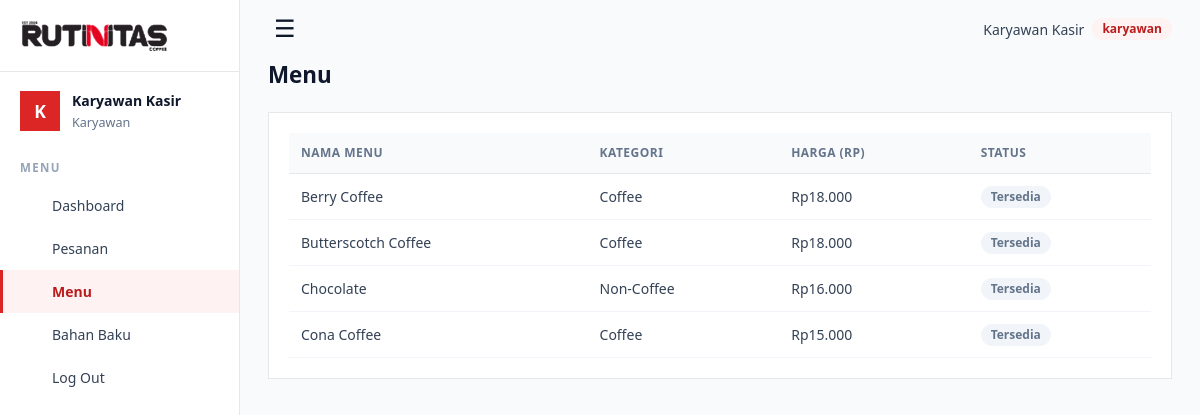
Page /index.php?url=menu (signed in) on the committed database.
### tables this page shows
CREATE TABLE menu (
    id_menu             INT AUTO_INCREMENT PRIMARY KEY,
    nama_menu           VARCHAR(50) NOT NULL,
    kategori            VARCHAR(30) NOT NULL,
    harga               DECIMAL(10,2) NOT NULL CHECK (harga >= 0),
    status_ketersediaan ENUM('Tersedia','Kosong') NOT NULL DEFAULT 'Tersedia'
);

### app/core/Controller.php (called while the page is built, shortened)
<?php
abstract class Controller
{
    protected function view(string $file, array $data = []): void
    {
        (static function (): void { require ROOT . '/app/views/layout/header.php'; })();
        (static function () use ($file, $data): void {
            extract($data, EXTR_SKIP);
            require ROOT . "/app/views/$file.php";
        })();
        (static function (): void { require ROOT . '/app/views/layout/footer.php'; })();
    }
}

### app/core/CrudController.php (called while the page is built, shortened)
<?php
abstract class CrudController extends Controller
{
    protected string $slug;
    protected string $title;
    protected array $writeRoles = ['manajer', 'owner'];
    public function index(): void
    {
        $this->view('crud/index', [
            'title' => $this->title, 'slug' => $this->slug, 'fields' => $this->fields(),
            'rows' => $this->model()->all(), 'pk' => $this->model()->pk(),
            'canWrite' => Auth::can($this->writeRoles),
        ]);
    }
}

### app/core/Database.php (called while the page is built, shortened)
<?php
class Database
{
    private static ?PDO $pdo = null;
    public static function connect(): PDO
    {
        if (self::$pdo === null) {
            $d = (require ROOT . '/config/config.php')['db'];
            $dsn = "mysql:host={$d['host']};dbname={$d['name']};charset={$d['charset']}";
            try {
                self::$pdo = new PDO($dsn, $d['user'], $d['pass'], [
                    PDO::ATTR_ERRMODE            => PDO::ERRMODE_EXCEPTION,
                    PDO::ATTR_DEFAULT_FETCH_MODE => PDO::FETCH_ASSOC,
                    PDO::ATTR_EMULATE_PREPARES   => false,
                ]);
            } catch (PDOException $e) {
                http_response_code(500);
                exit('Koneksi database gagal. Periksa config/config.php dan pastikan MySQL aktif.');
            }
        }
        return self::$pdo;
    }
    public static function query(string $sql, array $params = []): PDOStatement
    {
        $stmt = self::connect()->prepare($sql);
        $stmt->execute($params);
        return $stmt;
    }
}

### app/core/QueryBuilder.php (called while the page is built, shortened)
<?php
class QueryBuilder
{
    private string $cols = '*';
    private array $wheres = [];
    private array $binds = [];
    private string $order = '';
    private static function ident(string $n): string
    {
        return $n;
    }
    public function orderBy(string $col, string $dir = 'ASC'): self
    {
        $this->order = ' ORDER BY ' . self::ident($col) . (strtoupper($dir) === 'DESC' ? ' DESC' : ' ASC');
        return $this;
    }
    private function whereSql(): string { return $this->wheres ? ' WHERE ' . implode(' AND ', $this->wheres) : ''; }
    public function get(): array
    {
        $sql = "SELECT {$this->cols} FROM {$this->table}" . $this->whereSql() . $this->order;
        return Database::query($sql, $this->binds)->fetchAll();
    }
}

### app/models/Menu.php (called while the page is built, shortened)
<?php
class Menu extends Model
{
    public function all(): array { return $this->qb()->orderBy('nama_menu')->get(); }
}

### app/views/crud/index.php (the view, shortened to what this page needs)
<div class="head">
  <h1><?= e($title) ?></h1>
</div>
<div class="card">
<table>
  <thead><tr>
    <?php foreach ($fields as $f): if (($f['type'] ?? '') === 'password') continue; ?><th><?= e($f['label']) ?></th><?php endforeach; ?>
  </tr></thead>
  <tbody>
  <?php foreach ($rows as $r): ?>
    <tr>
      <?php foreach ($fields as $n => $f): if (($f['type'] ?? '') === 'password') continue; ?>
        <td><?php $fmt = $f['format'] ?? '';
          if ($fmt === 'rupiah') echo e(rupiah($r[$n]));
          elseif ($fmt === 'status') echo '<span class="' . ($r[$n] === 'Tersedia' ? 'badge neutral' : 'pill habis') . '">' . e($r[$n]) . '</span>';
          else echo e(($f['type'] ?? '') === 'number' ? $r[$n] + 0 : $r[$n]); ?></td>
      <?php endforeach; ?>
    </tr>
  <?php endforeach; ?>
  </tbody>
</table>
</div>

### public/assets/style.css (style rules this page uses)
:root { --red:#DC2626; --red-dark:#B91C1C; --red-50:#FEF2F2; --red-100:#FEE2E2; --ink:#0F172A; --text:#334155; --muted:#64748B; --faint:#94A3B8; --border:#E5E7EB; --grid:#F1F5F9; --bg:#F8FAFC; --white:#FFFFFF; }
* { box-sizing:border-box;border-radius:0 }
body { margin:0;font-family:system-ui,"Segoe UI",Arial,sans-serif;background:var(--bg);color:var(--text);font-size:14px;line-height:1.5 }
h1,h2,h3,h4 { margin:0;color:var(--ink) }
h1 { font-size:1.4rem }
.head { display:flex;justify-content:space-between;align-items:center;gap:12px;margin-bottom:20px;flex-wrap:wrap }
.card { background:var(--white);border:1px solid var(--border);padding:20px;margin-bottom:16px }
table { width:100%;border-collapse:collapse }
th,td { text-align:left;padding:11px 12px;border-bottom:1px solid var(--grid) }
th { background:var(--bg);font-size:12px;font-weight:600;color:var(--muted);text-transform:uppercase;letter-spacing:.04em;border-bottom:1px solid var(--border) }
.badge { display:inline-block;background:var(--red-50);color:var(--red-dark);border-radius:999px;padding:2px 10px;font-size:.75rem;font-weight:600 }
.badge.neutral { background:var(--grid);color:var(--muted) }

### rows in the picture
menu: nama_menu "Berry Coffee", kategori "Coffee", harga "Rp18.000", status_ketersediaan "Tersedia"
menu: nama_menu "Butterscotch Coffee", kategori "Coffee", harga "Rp18.000", status_ketersediaan "Tersedia"
menu: nama_menu "Chocolate", kategori "Non-Coffee", harga "Rp16.000", status_ketersediaan "Tersedia"
menu: nama_menu "Cona Coffee", kategori "Coffee", harga "Rp15.000", status_ketersediaan "Tersedia"

### other values in the picture
mb_substr($u['nama'], 0, 1) "K"
$u['nama'] "Karyawan Kasir"
$u['role'] "Karyawan"
$navLabel "Dashboard"
$navLabel "Pesanan"
$navLabel "Menu"
$navLabel "Bahan Baku"
$u['role'] "karyawan"
$title "Menu"
$f['label'] "NAMA MENU"
$f['label'] "KATEGORI"
$f['label'] "HARGA (RP)"
$f['label'] "STATUS"
